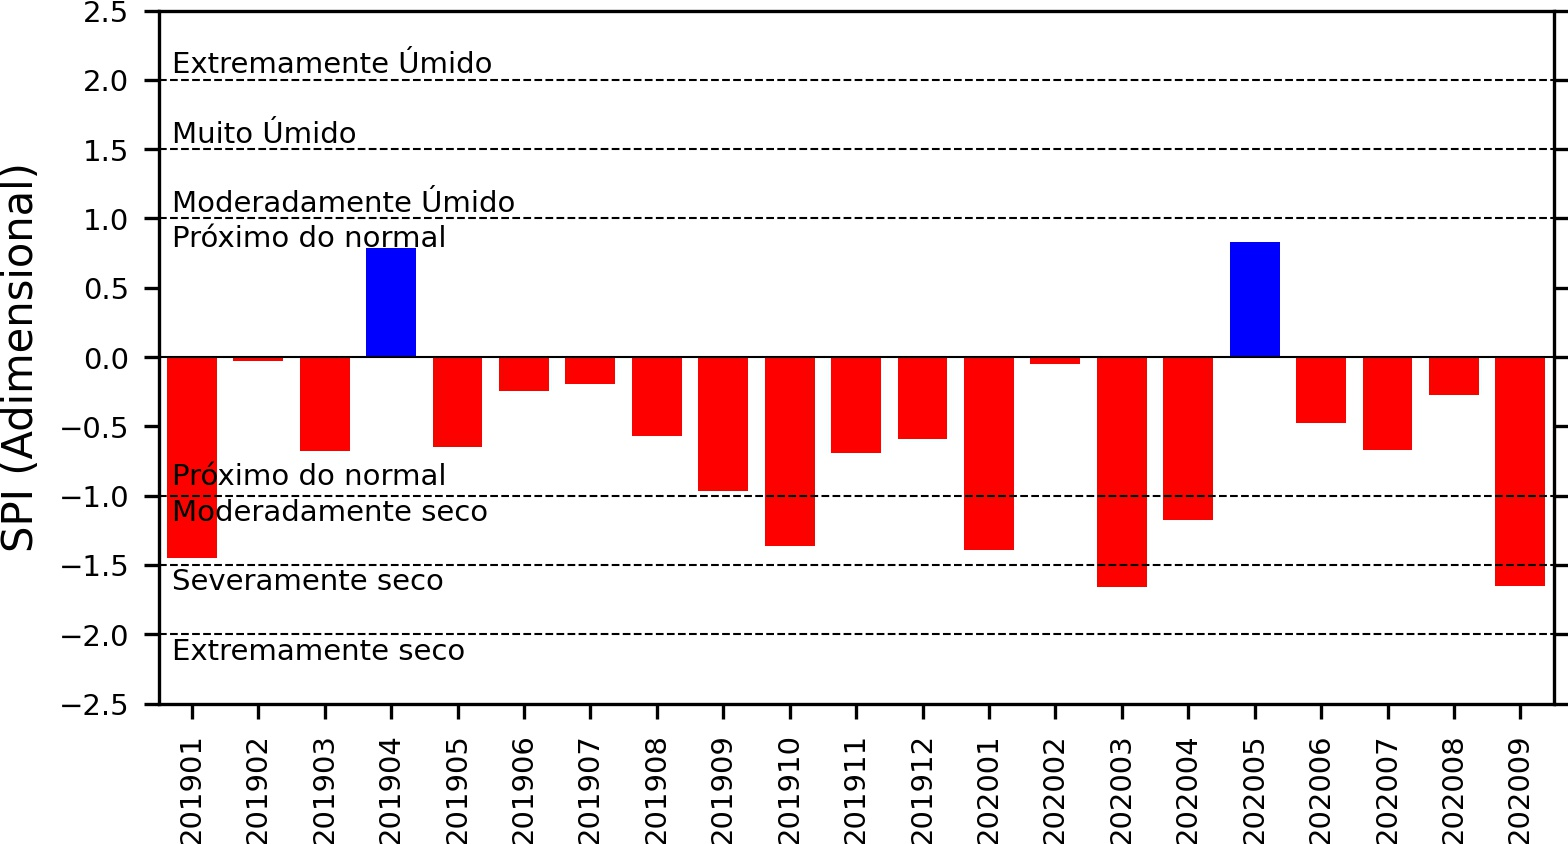

This figure's Python source:
import pandas as pd
import numpy as np
import matplotlib.pyplot as plt
import netCDF4 as nc
import xarray as xr

fn = './input/SPI_pantanal.nc'

ds = nc.Dataset(fn)

largura_barra = 0.25  # Largura da barra.
maximo_valor_y = 3.0  # Máximo valor do eixo y.
minimo_valor_y = -2.5  # Mínimo valor do eixo y.
tamanho_fonte_texto = 7
x = np.arange(21)  # Desde 01/2019 a 09/2020 = 21 meses.
datas = ['201901', '201902', '201903', '201904', '201905', '201906', '201907', '201908', '201909', '201910', '201911', '201912', '202001', '202002', '202003', '202004', '202005', '202006', '202007', '202008', '202009']

# Seleciona o SPI de interesse:
# Formato: spi(time, spi, lat, lon) = (492, 6, 1, 1)
# Valor  => spi = 1, 3, 6, 12, 24, 36 meses
# Índice => spi = 0, 1, 2,  3,  4,  5 
y = ds['spi'][468:489, 0, 0, 0]

# Separa os valores mínimos e máximos.
above_threshold = np.maximum(y - 0, 0)
below_threshold = np.minimum(y, 0)

# Gera o plot com base nos limiares e separa o que é positivo (negativo) com vermelho (azul).
fig, ax = plt.subplots(figsize=(6,3))  # Largua e altura da figura.

ax.bar(x, below_threshold, 0.75, color="r")
ax.bar(x, above_threshold, 0.75, color="b", bottom=below_threshold)

plt.axhline(linestyle='--', y=2, linewidth=0.5, color='black')  # Linha no valor zero, espessura = 0.5 e cor = black.
plt.axhline(linestyle='--', y=1.5, linewidth=0.5, color='black')  # Linha no valor zero, espessura = 0.5 e cor = black.
plt.axhline(linestyle='--', y=1, linewidth=0.5, color='black')  # Linha no valor zero, espessura = 0.5 e cor = black.
plt.axhline(linestyle='-', y=0, linewidth=0.5, color='black')  # Linha no valor zero, espessura = 0.5 e cor = black.
plt.axhline(linestyle='--', y=-2, linewidth=0.5, color='black')  # Linha no valor zero, espessura = 0.5 e cor = black.
plt.axhline(linestyle='--', y=-1.5, linewidth=0.5, color='black')  # Linha no valor zero, espessura = 0.5 e cor = black.
plt.axhline(linestyle='--', y=-1, linewidth=0.5, color='black')  # Linha no valor zero, espessura = 0.5 e cor = black.

# Linhas horizontal dos valores positivos de SPI.
plt.text(-0.3, 2.05, 'Extremamente Úmido', fontsize=tamanho_fonte_texto)
plt.text(-0.3, 1.55, 'Muito Úmido', fontsize=tamanho_fonte_texto)
plt.text(-0.3, 1.05, 'Moderadamente Úmido', fontsize=tamanho_fonte_texto)
plt.text(-0.3, 0.80, 'Próximo do normal', fontsize=tamanho_fonte_texto)

# Linhas horizontal dos valores negativos de SPI.
plt.text(-0.3, -2.18, 'Extremamente seco', fontsize=tamanho_fonte_texto)
plt.text(-0.3, -1.68, 'Severamente seco', fontsize=tamanho_fonte_texto)
plt.text(-0.3, -1.18, 'Moderadamente seco', fontsize=tamanho_fonte_texto)
plt.text(-0.3, -0.92, 'Próximo do normal', fontsize=tamanho_fonte_texto)

#  Formatação do eixo y:
plt.ylabel('SPI (Adimensional)', fontsize=10)  # Tamanho do título do eixo y.
plt.ylim(minimo_valor_y, maximo_valor_y-0.5)  # Define o mínimo e máximo valor do eixo y.
plt.yticks(np.arange(minimo_valor_y, maximo_valor_y, step=0.5), fontsize=7)  # Define o mínimo e máximo valor do eixo y, tamanho dos seus rótulos.
plt.tick_params(axis='y', right=True)  # Habilita o tickmark do eixo direito.

#  Formatação do eixo x:
plt.xlim(-0.5, 20.5)  # Define o mínimo e o máximo valor do eixo x.
plt.xticks(np.arange(21), datas, fontsize=7, rotation='vertical')  # Rótulos do eixo x, tamanho e orientação.

#  Salva a figura:
plt.savefig('ex03.jpg', transparent=True, dpi=300, bbox_inches='tight', pad_inches=0)  # Salva a figura no formato ".jpg" com dpi=300 e remove espaços excedentes.

#  Mostra o gráfico na tela:
#plt.show()
